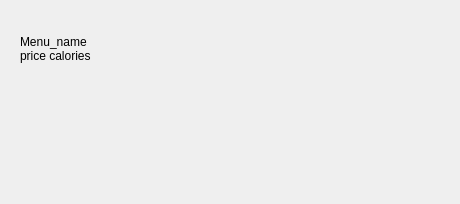
                  <widget class="QWidget" name="page_ask_happy_meal">
                   <layout class="QVBoxLayout" name="verticalLayout_10">
                    <property name="bottomMargin">
                     <number>9</number>
                    </property>
                    <item>
                     <widget class="QWidget" name="widget_27" native="true">
                      <layout class="QVBoxLayout" name="verticalLayout_23">
                       <item>
                        <widget class="QWidget" name="widget_body_main_haeder_6" native="true">
                         <property name="sizePolicy">
                          <sizepolicy hsizetype="Preferred" vsizetype="Preferred">
                           <horstretch>0</horstretch>
                           <verstretch>0</verstretch>
                          </sizepolicy>
                         </property>
                         <property name="minimumSize">
                          <size>
                           <width>420</width>
                           <height>120</height>
                          </size>
                         </property>
                         <property name="maximumSize">
                          <size>
                           <width>420</width>
                           <height>120</height>
                          </size>
                         </property>
                         <layout class="QVBoxLayout" name="verticalLayout_134">
                          <property name="spacing">
                           <number>0</number>
                          </property>
                          <property name="leftMargin">
                           <number>0</number>
                          </property>
                          <property name="topMargin">
                           <number>15</number>
                          </property>
                          <property name="rightMargin">
                           <number>0</number>
                          </property>
                          <property name="bottomMargin">
                           <number>0</number>
                          </property>
                          <item>
                           <widget class="QLabel" name="label_menu_name_header_name_4">
                            <property name="text">
                             <string>Menu_name
price calories</string>
                            </property>
                            <property name="alignment">
                             <set>Qt::AlignLeading|Qt::AlignLeft|Qt::AlignTop</set>
                            </property>
                            <property name="wordWrap">
                             <bool>true</bool>
                            </property>
                           </widget>
                          </item>
                          <item>
                           <widget class="QLabel" name="label_ask_order_4">
                            <property name="text">
                             <string/>
                            </property>
                           </widget>
                          </item>
                         </layout>
                        </widget>
                       </item>
                       <item>
                        <widget class="QWidget" name="widget_select_area_4" native="true"/>
                       </item>
                       <item>
                        <spacer name="verticalSpacer_21">
                         <property name="orientation">
                          <enum>Qt::Vertical</enum>
                         </property>
                         <property name="sizeHint" stdset="0">
                          <size>
                           <width>20</width>
                           <height>40</height>
                          </size>
                         </property>
                        </spacer>
                       </item>
                      </layout>
                     </widget>
                    </item>
                   </layout>
                  </widget>
